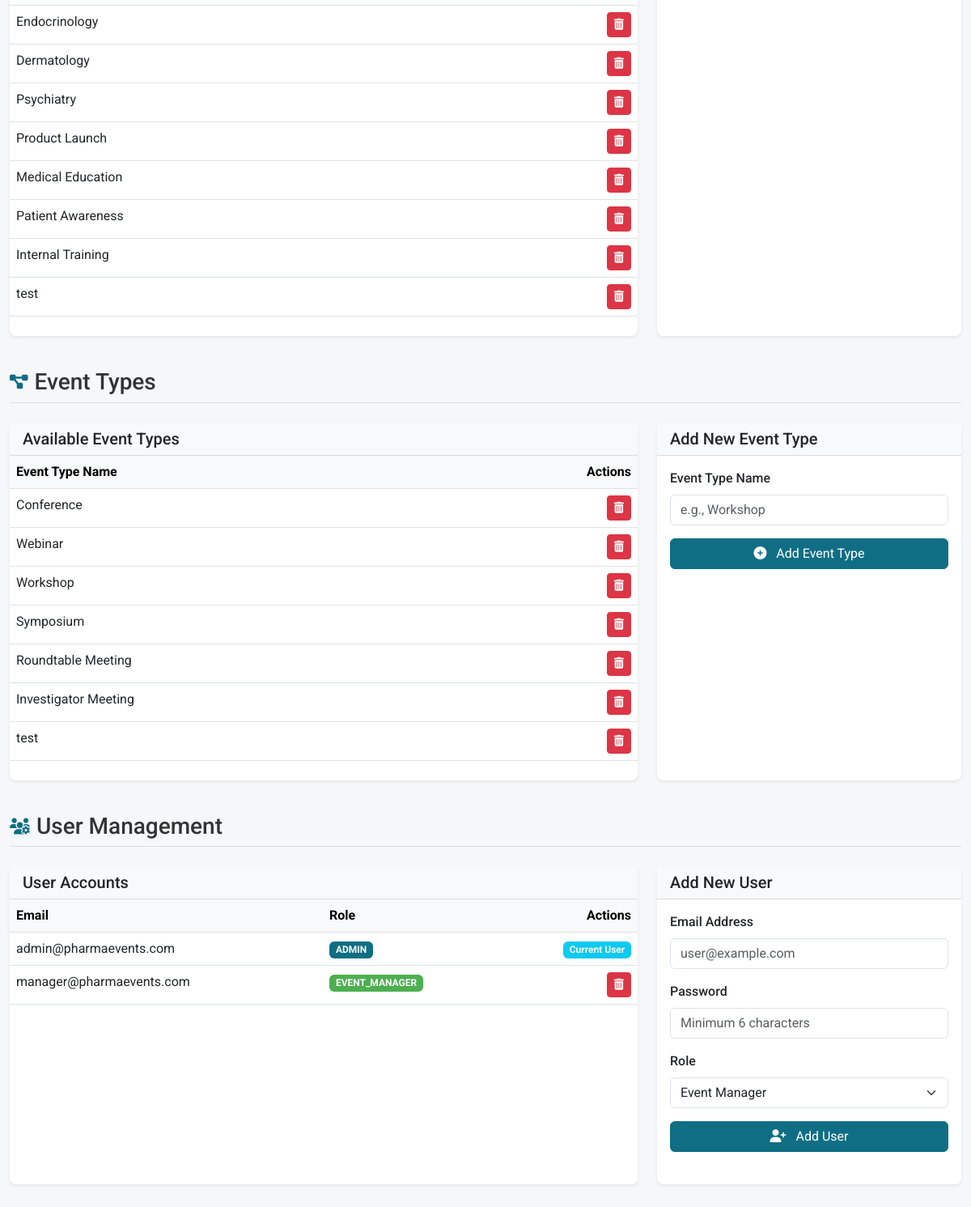
Before: /settings (signed in, lower part) with the older database file.
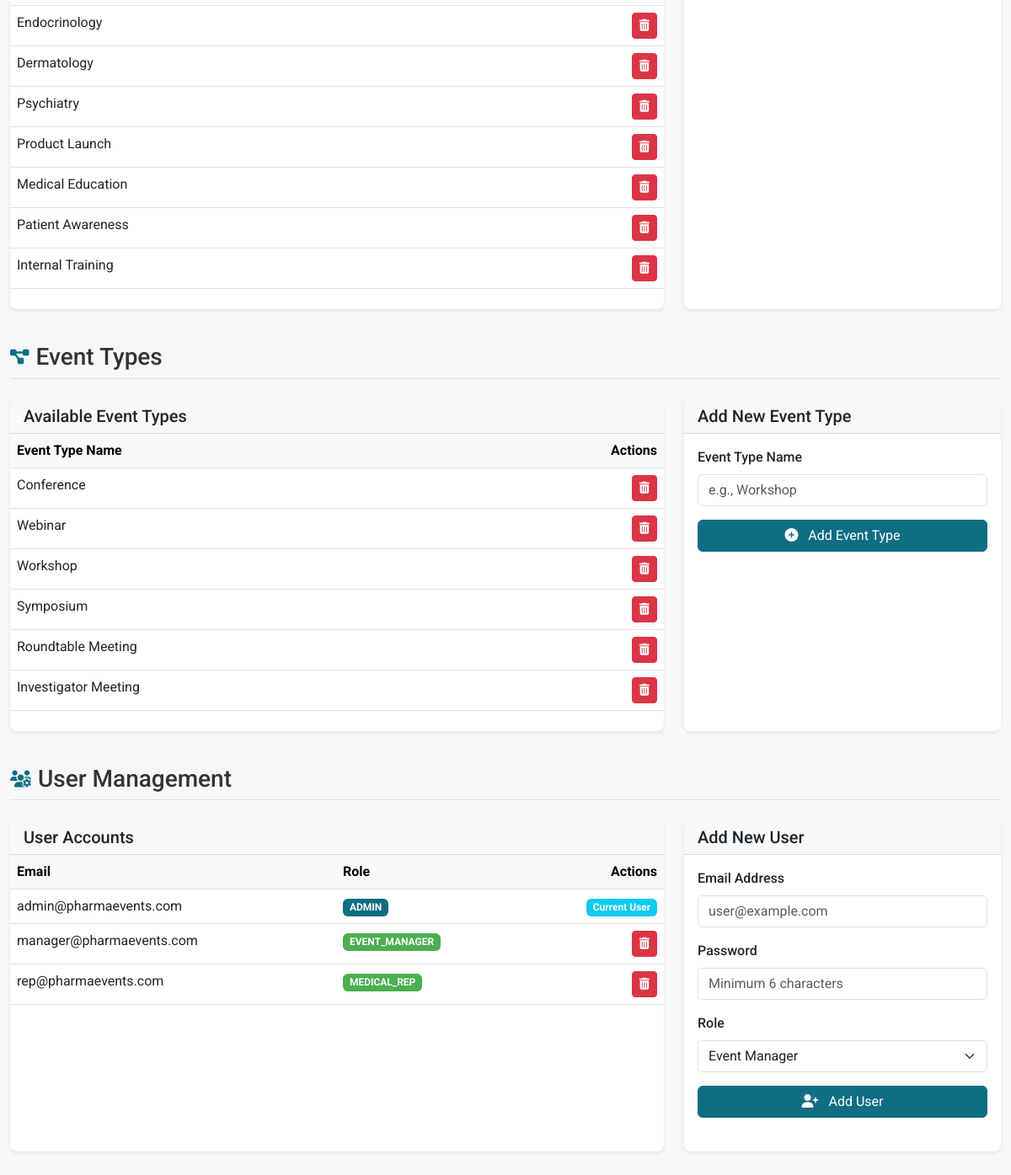
After: the same page with the newer database file.
### models.py (models this page shows, shortened)
class EventCategory(db.Model):
    id = db.Column(db.Integer, primary_key=True)
    name = db.Column(db.String(50), unique=True, nullable=False)

class EventType(db.Model):
    id = db.Column(db.Integer, primary_key=True)
    name = db.Column(db.String(50), unique=True, nullable=False)
    events = db.relationship('Event', backref='event_type', lazy=True)

class User(UserMixin, db.Model):
    id = db.Column(db.Integer, primary_key=True)
    email = db.Column(db.String(120), unique=True, nullable=False)
    password_hash = db.Column(db.String(256), nullable=False)
    role = db.Column(db.String(20), nullable=False)  # 'admin', 'event_manager', or 'medical_rep'
    created_at = db.Column(db.DateTime, nullable=False, default=datetime.utcnow)
    events = db.relationship('Event', backref='creator', lazy=True)
    def is_admin(self):
        return self.role == 'admin'

### routes.py (the view)
@app.route('/settings')
@login_required
def settings():
    if not current_user.is_admin():
        flash('You are not authorized to access settings', 'danger')
        return redirect(url_for('dashboard'))
    categories = EventCategory.query.all()
    event_types = EventType.query.all()
    users = User.query.all()
    return render_template('settings.html',
                          categories=categories,
                          event_types=event_types,
                          users=users)

### app.py (called while the page is built)
@login_manager.user_loader
def load_user(user_id):
    return User.query.get(int(user_id))

### templates/settings.html (shortened to what this page needs)
{% extends "layout.html" %}
{% block content %}
<div class="settings-section">
    <div class="row">
        <div class="col-md-8">
            <div class="card settings-card">
                <div class="card-body p-0">
                    <div class="table-responsive">
                        <table class="table table-hover mb-0">
                            <tbody id="category_list">
                                {% for category in categories %}
                                    <tr data-id="{{ category.id }}">
                                        <td>{{ category.name }}</td>
                                        <td class="text-end">
                                            <button class="btn btn-sm btn-danger btn-delete-category" data-id="{{ category.id }}">
                                                <i class="fas fa-trash-alt"></i>
                                            </button>
                                        </td>
                                    </tr>
                                {% endfor %}
                            </tbody>
                        </table>
                    </div>
                </div>
            </div>
        </div>
        <div class="col-md-4">
            <div class="card settings-card">
                <div class="card-body">
                </div>
            </div>
        </div>
    </div>
</div>
<div class="settings-section">
    <div class="settings-header d-flex align-items-center">
        <i class="fas fa-project-diagram fa-lg icon"></i>
        <h3 class="mb-0">Event Types</h3>
    </div>
    <div class="row">
        <div class="col-md-8">
            <div class="card settings-card">
                <div class="card-header bg-light">
                    <h5 class="mb-0">Available Event Types</h5>
                </div>
                <div class="card-body p-0">
                    <div class="table-responsive">
                        <table class="table table-hover mb-0">
                            <thead class="table-light">
                                <tr>
                                    <th>Event Type Name</th>
                                    <th class="text-end">Actions</th>
                                </tr>
                            </thead>
                            <tbody id="type_list">
                                {% for type in event_types %}
                                    <tr data-id="{{ type.id }}">
                                        <td>{{ type.name }}</td>
                                        <td class="text-end">
                                            <button class="btn btn-sm btn-danger btn-delete-type" data-id="{{ type.id }}">
                                                <i class="fas fa-trash-alt"></i>
                                            </button>
                                        </td>
                                    </tr>
                                {% endfor %}
                            </tbody>
                        </table>
                    </div>
                </div>
            </div>
        </div>
        <div class="col-md-4">
            <div class="card settings-card">
                <div class="card-header bg-light">
                    <h5 class="mb-0">Add New Event Type</h5>
                </div>
                <div class="card-body">
                    <form id="add_type_form">
                        <div class="mb-3">
                            <label for="type_name" class="form-label">Event Type Name</label>
                            <input type="text" class="form-control" id="type_name" placeholder="e.g., Workshop" required>
                        </div>
                        <button type="submit" class="btn btn-primary w-100">
                            <i class="fas fa-plus-circle me-2"></i> Add Event Type
                        </button>
                    </form>
                </div>
            </div>
        </div>
    </div>
</div>
<div class="settings-section">
    <div class="settings-header d-flex align-items-center">
        <i class="fas fa-users-cog fa-lg icon"></i>
        <h3 class="mb-0">User Management</h3>
    </div>
    <div class="row">
        <div class="col-md-8">
            <div class="card settings-card">
                <div class="card-header bg-light">
                    <h5 class="mb-0">User Accounts</h5>
                </div>
                <div class="card-body p-0">
                    <div class="table-responsive">
                        <table class="table table-hover mb-0">
                            <thead class="table-light">
                                <tr>
                                    <th>Email</th>
                                    <th>Role</th>
                                    <th class="text-end">Actions</th>
                                </tr>
                            </thead>
                            <tbody id="user_list">
                                {% for user in users %}
                                    <tr data-id="{{ user.id }}">
                                        <td>{{ user.email }}</td>
                                        <td>
                                            <span class="badge bg-{% if user.role == 'admin' %}primary{% else %}secondary{% endif %}">
                                                {{ user.role|upper }}
                                            </span>
                                        </td>
                                        <td class="text-end">
                                            {% if user.id != current_user.id %}
                                                <button class="btn btn-sm btn-danger btn-delete-user" data-id="{{ user.id }}">
                                                    <i class="fas fa-trash-alt"></i>
                                                </button>
                                            {% else %}
                                                <span class="badge bg-info">Current User</span>
                                            {% endif %}
                                        </td>
                                    </tr>
                                {% endfor %}
                            </tbody>
                        </table>
                    </div>
                </div>
            </div>
        </div>
        <div class="col-md-4">
            <div class="card settings-card">
                <div class="card-header bg-light">
                    <h5 class="mb-0">Add New User</h5>
                </div>
                <div class="card-body">
                    <form id="add_user_form">
                        <div class="mb-3">
                            <label for="user_email" class="form-label">Email Address</label>
                            <input type="email" class="form-control" id="user_email" placeholder="user@example.com" required>
                        </div>
                        <div class="mb-3">
                            <label for="user_password" class="form-label">Password</label>
                            <input type="password" class="form-control" id="user_password" placeholder="Minimum 6 characters" required>
                        </div>
                        <div class="mb-3">
                            <label for="user_role" class="form-label">Role</label>
                            <select class="form-select" id="user_role" required>
                                <option value="event_manager">Event Manager</option>
                            </select>
                        </div>
                        <button type="submit" class="btn btn-primary w-100">
                            <i class="fas fa-user-plus me-2"></i> Add User
                        </button>
                    </form>
                </div>
            </div>
        </div>
    </div>
</div>
{% endblock %}

### templates/layout.html (shortened to what this page needs)
<!DOCTYPE html>
<html lang="en">
<head>
    <link href="https://cdn.jsdelivr.net/npm/bootstrap@5.3.0-alpha1/dist/css/bootstrap.min.css" rel="stylesheet">
    <link rel="stylesheet" href="https://cdnjs.cloudflare.com/ajax/libs/font-awesome/6.1.1/css/all.min.css">
    <link rel="stylesheet" href="https://cdn.jsdelivr.net/npm/flatpickr/dist/flatpickr.min.css">
    <link href="https://cdn.jsdelivr.net/npm/select2@4.1.0-rc.0/dist/css/select2.min.css" rel="stylesheet">
    <link href="https://cdn.jsdelivr.net/npm/@ttskch/select2-bootstrap4-theme@1.5.2/dist/select2-bootstrap4.min.css" rel="stylesheet">
    <link rel="stylesheet" href="https://cdn.jsdelivr.net/npm/chart.js@3.9.1/dist/chart.min.css">
    <link rel="stylesheet" href="{{ url_for('static', filename='css/styles.css') }}">
</head>
<body>
    <div class="container-fluid py-4">
        {% block content %}{% endblock %}
    </div>
</body>
</html>

### static/css/styles.css (style rules this page uses)
:root { --primary: #0f6e84; --primary-dark: #0a5a6d; --secondary: #4caf50; --secondary-dark: #388e3c; --light: #f8f9fa; --gray: #6c757d; --dark: #343a40; --danger: #dc3545; --warning: #ffc107; --success: #28a745; --info: #17a2b8; }
body { font-family: 'Roboto', sans-serif; background-color: #f5f7f9; color: #333; }
.card { border: none; border-radius: 0.5rem; box-shadow: 0 0.125rem 0.25rem rgba(0, 0, 0, 0.075); margin-bottom: 1.5rem; transition: transform 0.3s, box-shadow 0.3s; }
.card-header { background-color: rgba(0, 0, 0, 0.03); border-bottom: 1px solid rgba(0, 0, 0, 0.125); font-weight: 600; }
.btn-primary { background-color: var(--primary); border-color: var(--primary); }
.form-label { font-weight: 500; }
.settings-section { margin-bottom: 2rem; }
.settings-header { margin-bottom: 1rem; padding-bottom: 0.5rem; border-bottom: 1px solid rgba(0, 0, 0, 0.1); }
.bg-primary { background-color: var(--primary) !important; }
.bg-secondary { background-color: var(--secondary) !important; }

### templates/settings.html (style rules this page uses)
.settings-section { margin-bottom: 2.5rem; }
.settings-header { margin-bottom: 1.5rem; padding-bottom: 0.5rem; border-bottom: 1px solid rgba(0, 0, 0, 0.1); }
.settings-header .icon { color: #0f6e84; margin-right: 0.5rem; }
.settings-card { height: 100%; }

Changed rows visible on the page:
removed EventCategory: name "test"
removed EventType: name "test"
added User: email "rep@pharmaevents.com", role "MEDICAL_REP"
